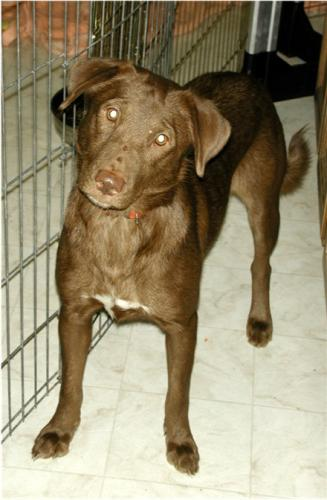
#> input picture 1.jpg, 327 x 500 px, given in place of the camera
$ jupyter execute opencv_optical_flow.ipynb
#> lines starting #> are read from the running program, lines starting #| are printed output that depends on the picture; after the words box and inside, x2 and y2 are one past the last pixel; in counts of white or black regions, pixels touching at a corner belong together
[cell 1]
#lucas canade algo

[cell 2]
import numpy as np
import cv2

[cell 3]
corner_track_params=dict(maxCorners = 10,qualityLevel=0.3,minDistance=7,
                        blockSize=7)
lk_params=dict(winSize=(200,200),maxLevel = 2, criteria = (cv2.TERM_CRITERIA_EPS | cv2.TERM_CRITERIA_COUNT,10,0.03)) #epsilon 10,eps= 0.03

[cell 4]
cap = cv2.VideoCapture(0)
ret, prev_frame = cap.read()
#> prev_frame is the input picture: shape (500, 327, 3); mean B, G, R 111.7, 139.2, 150.1
prev_gray = cv2.cvtColor(prev_frame,cv2.COLOR_BGR2GRAY)
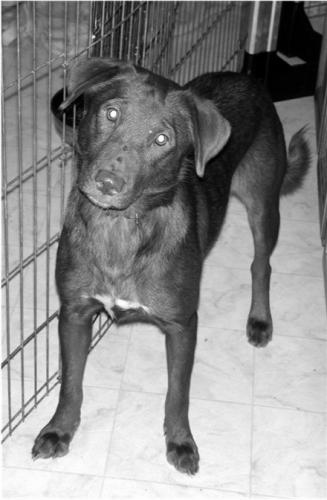
#> prev_gray: shape (500, 327); min 0, max 254, mean 139.3

#pts to track
prevPts = cv2.goodFeaturesToTrack(prev_gray,mask=None,**corner_track_params)
#> prevPts = [[160, 138], [113, 113], [272, 2], [94, 35], [103, 2], [122, 2], [251, 51], [131, 4], [58, 382], [55, 317]]

#for display actual point
mask = np.zeros_like(prev_frame)

while True:
    ret , frame = cap.read()
    frame_gray = cv2.cvtColor(prev_frame,cv2.COLOR_BGR2GRAY)
    nextPts, status, err = cv2.calcOpticalFlowPyrLK(prev_gray,
                                                   frame_gray,
                                                   prevPts,None)
#> nextPts has the same summary as prevPts; status = [1, 1, 1, 1, 1, 1, 1, 1, 1, 1]; err = [0, 0, 0, 0, 0, 0, 0, 0, 0, 0]
    good_new = nextPts[status==1]
#> good_new has the same summary as prevPts
    good_prev = prevPts[status==1]
#> good_prev has the same summary as prevPts

    for i, (new,prev) in enumerate(zip(good_new,good_prev)):
        x_new,y_new=new.ravel()
        x_prev,y_prev=prev.ravel()
        mask=cv2.line(mask,(x_new,y_new),
                     (x_prev,y_prev),
                     (0,255,0),3)
        frame = cv2.circle(frame,(x_new,y_new),9,(0,0,255),-1)
#> this loop made 10 passes
#> (x_new, y_new, x_prev, y_prev) on passes 1 to 10: (160, 138, 160, 138), (113, 113, 113, 113), (272, 2, 272, 2), (94, 35, 94, 35), (103, 2, 103, 2), (122, 2, 122, 2), (251, 51, 251, 51), (131, 4, 131, 4), (58, 382, 58, 382), (55, 317, 55, 317)
#> pass 1, `frame = cv2.circle(frame,(x_new,y_new),9,(0,0,255),-1)`:
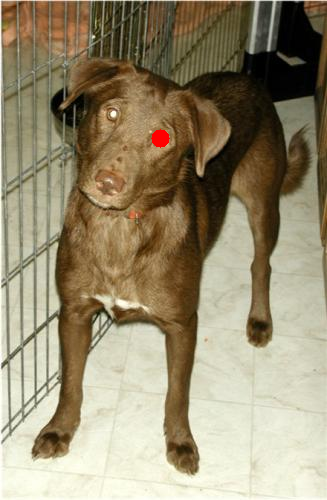
#> frame: shape (500, 327, 3); 0.15% of pixels changed, all inside (x1, y1, x2, y2) = (151, 129, 170, 148)
#> pass 2, `frame = cv2.circle(frame,(x_new,y_new),9,(0,0,255),-1)`:
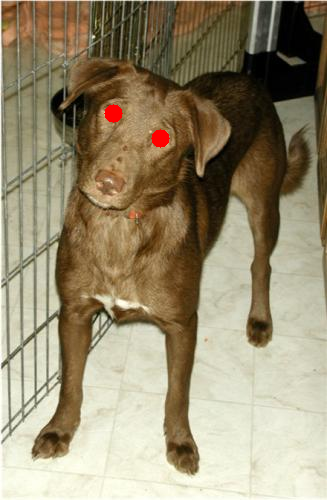
#> frame: shape (500, 327, 3); 0.15% of pixels changed, all inside (x1, y1, x2, y2) = (104, 104, 123, 123)
#> after the loop:
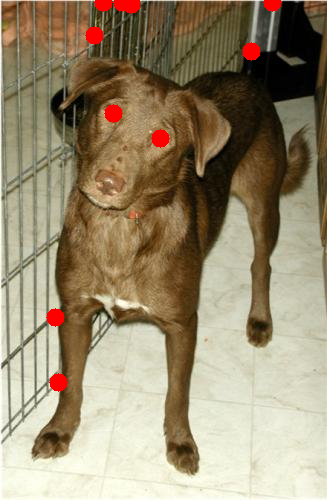
#> frame: shape (500, 327, 3); 1.01% of pixels changed, all inside (x1, y1, x2, y2) = (46, 0, 282, 392)
#> after the loop:
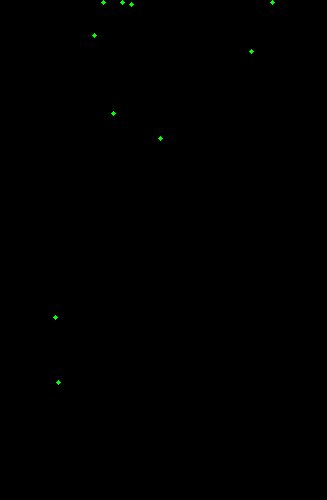
#> mask: shape (500, 327, 3); mean of channels 0, 1, 2 0, 0.2, 0; drawn as B, G, R
    img=cv2.add(frame,mask)
    cv2.imshow('track',img)

    k=cv2.waitKey(30) & 0xFF
#> (key Esc is pressed here)
    if k == 27:
        break

    prev_gray = frame_gray.copy()
    prevPts = good_new.reshape(-1,1,2)

cv2.destroyAllWindows()
cap.release()

[cell 5]
#dense optical flow

[cell 6]
import cv2
import numpy as np

cap = cv2.VideoCapture(0)
ret, frame1 = cap.read()
prvsImg = cv2.cvtColor(frame1,cv2.COLOR_BGR2GRAY)
hsv_mask=np.zeros_like(frame1)
hsv_mask[:,:,1] =255

while True:
    ret,frame2=cap.read()
    nextImg = cv2.cvtColor(frame2,cv2.COLOR_BGR2GRAY)
    flow=cv2.calcOpticalFlowFarneback(prvsImg,nextImg,None,0.5,3,15,3,5,1.2,0) #they r pyramids
    mag,ang=cv2.cartToPolar(flow[:,:,0], flow[:,:,1],angleInDegrees=True)
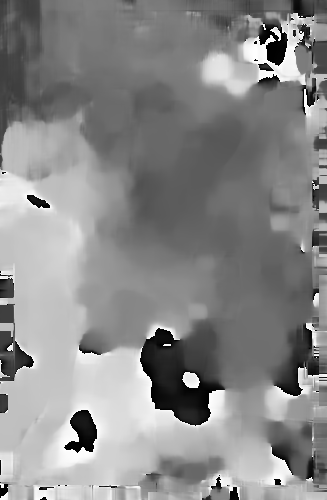
#> ang: shape (500, 327) float32; min 0.00189, max 360, mean 194.5; drawn with min black and max white
    hsv_mask[:,:,0] = ang/2
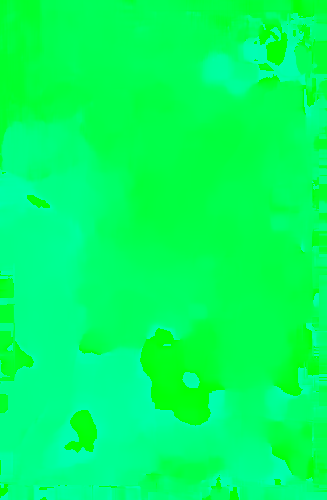
#> hsv_mask: shape (500, 327, 3); mean of channels 0, 1, 2 96.7, 255, 0; drawn as B, G, R
    hsv_mask[:,:,2] = cv2.normalize(mag,None,0,255,cv2.NORM_MINMAX)
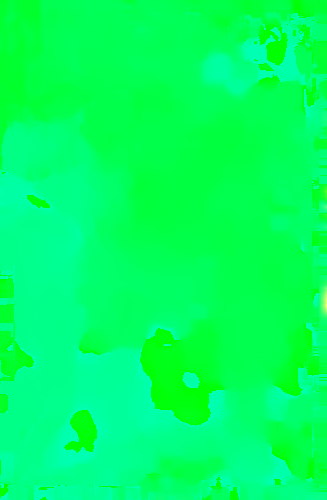
#> hsv_mask: shape (500, 327, 3); 1.35% of pixels changed, all inside (x1, y1, x2, y2) = (0, 0, 327, 500); drawn as B, G, R
    bgr=cv2.cvtColor(hsv_mask,cv2.COLOR_HSV2BGR)
    cv2.imshow('track',bgr)

    k=cv2.waitKey(30) & 0xFF
#> (key Esc is pressed here)
    if k == 27:
        break

    prvsImg = nextImg

cv2.destroyAllWindows()
cap.release()
